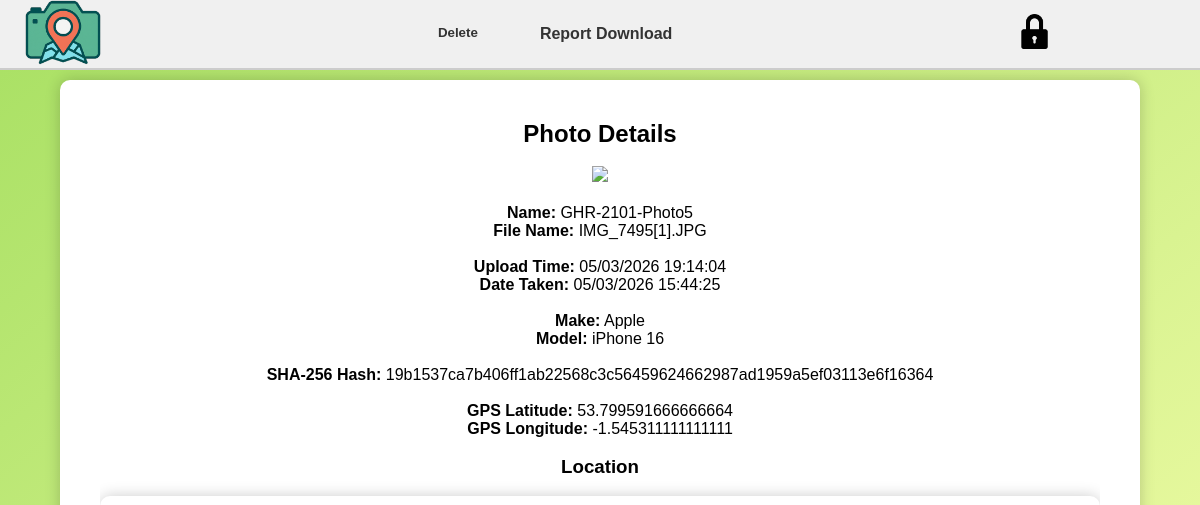
Page /output/GHR-2101-Photo5 on the committed database.
### tables this page shows
CREATE TABLE photos (
                    id INTEGER PRIMARY KEY AUTOINCREMENT,
                    name TEXT,
                    filename TEXT,
                    filepath TEXT,
                    upload_datetime TEXT,
                    taken_datetime TEXT,
                    make TEXT,
                    model TEXT,
                    gps_lat REAL,
                    gps_lon REAL,
                    hash TEXT
                );

### main.py (the view)
@app.route('/output/<name>')
def output_page(name):
    conn = sqlite3.connect('database.db')
    conn.row_factory = sqlite3.Row
    c = conn.cursor()
    c.execute("SELECT * FROM photos WHERE name = ?", (name,))
    data = c.fetchone()
    conn.close()
    return render_template('output.html', data=data)

### templates/output.html (shortened to what this page needs)
<!DOCTYPE html>
<html lang="en">
<link href="https://api.mapbox.com/mapbox-gl-js/v2.15.0/mapbox-gl.css" rel="stylesheet" />
<head>
    <link rel="stylesheet" href="{{ url_for('static', filename='style.css') }}">
</head>
<nav class="navbar">
    <div class="nav-left">
        <a href="/dashboard" class="logo-link">
            <img src="{{ url_for('static', filename='camera-icon.png') }}" class="nav-logo">
        </a>
    </div>
    <div class="nav-center">
        <form id="deleteForm" action="{{ url_for('delete_photo', name=data['name']) }}" method="POST" style="display:inline;">
    <button type="button" onclick="confirmDelete()"
        style="background:none; border:none; color:#333; font-weight:bold; cursor:pointer; padding:8px 16px; border-radius:5px;">
        Delete
    </button>
</form>
        <a href="{{ url_for('generate_report', name=data['name']) }}"
   style="text-decoration:none; color:#333; font-weight:bold; padding:8px 16px; border-radius:5px;">
   Report Download
</a>
    </div>
    <div class="nav-right">
        <a href="/logout" class="lock-btn">
            <img src="{{ url_for('static', filename='lock.png') }}" class="lock-logo">
        </a>
    </div>
</nav>
<div class="container">
    <div class="table-wrapper">
        <h2>Photo Details</h2><br>
        <img src="/{{ data[3] }}" width="500"><br><br>
        <p><strong>Name:</strong> {{ data[1] }}</p>
        <p><strong>File Name:</strong> {{ data[2] }}</p><br>
        <p><strong>Upload Time:</strong> {{ data[4] }}</p>
        <p><strong>Date Taken:</strong> {{ data[5] }}</p><br>
        <p><strong>Make:</strong> {{ data[6] }}</p>
        <p><strong>Model:</strong> {{ data[7] }}</p><br>
        <p><strong>SHA-256 Hash:</strong> {{ data[10] }}</p><br>
        <p><strong>GPS Latitude:</strong> {{ data[8] }}</p>
        <p><strong>GPS Longitude:</strong> {{ data[9] }}</p>
        <br>
        {% if data["gps_lat"] and data["gps_lon"] %}
            <h3>Location</h3><br>
            <div id="map"></div>
        {% else %}
            <p>No GPS data found in this image.</p>
        {% endif %}
    </div>
</div>
</body>
</html>

### static/style.css (style rules this page uses)
* { margin: 0; padding: 0; box-sizing: border-box; }
.navbar { position: fixed; top: 0; left: 0; width: 100%; height: 70px; background-color: #f0f0f0; display: flex; align-items: center; justify-content: space-between; padding: 0 25px; border-bottom: 2px solid #ccc; z-index: 1000; padding-right: 100px; }
.nav-logo { height: 65px; cursor: pointer; }
.lock-logo { height: 35px; cursor: pointer; }
.nav-center { display: flex; gap: 30px; }
.nav-center a, .nav-center p { text-decoration: none; color: #333; font-weight: bold; padding: 8px 16px; border-radius: 5px; }
.lock-btn { font-size: 24px; text-decoration: none; color: #333; padding: 8px; margin-right: 40px; }
.container { background: white; padding: 40px; border-radius: 10px; box-shadow: 0 0 15px rgba(0,0,0,0.2); width: 90%; margin: auto; height: auto; }
.table-wrapper { width: 100%; overflow-x: auto; max-height: 100%; overflow-y: auto; text-align: center; vertical-align: middle; }
form { display: flex; flex-direction: column; align-items: center; }
#map { width: 100%; height: 400px; border-radius: 10px; box-shadow: 0 0 15px rgba(0,0,0,0.2); margin-bottom: 25px; }

### rows in the picture
photos: name "GHR-2101-Photo5", filename "IMG_7495[1].JPG", upload_datetime "05/03/2026 19:14:04", taken_datetime "05/03/2026 15:44:25", make "Apple", model "iPhone 16", hash "19b1537ca7b406ff1ab22568c3c56459624662987ad1959a5ef03113e6f16364", gps_lat "53.799591666666664", gps_lon "-1.545311111111111"
